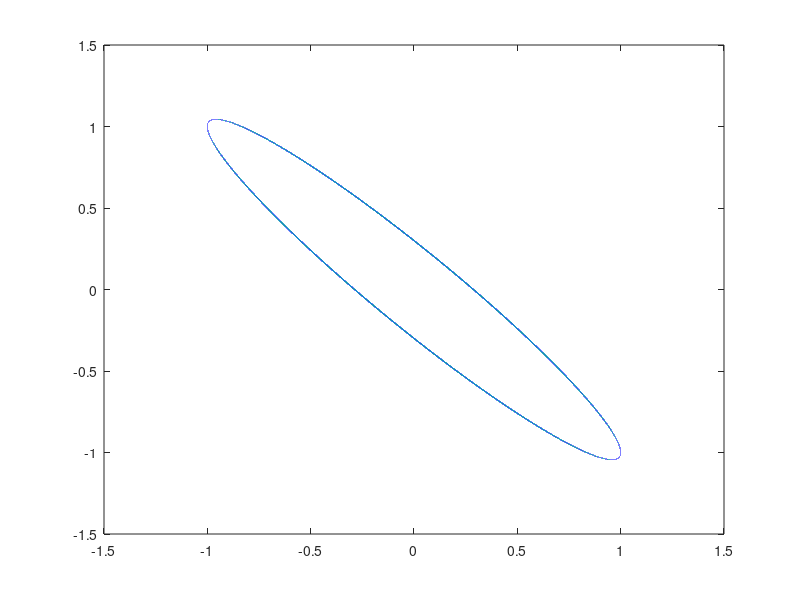

Reproduce this figure in MATLAB.
clear; clf; hold off; n=0; h=0.0001;
% Constantes del Sistema
 m1=1; l=1; k1=m1*l^2;
% Constantes para cambiar
 m2=1; n=1; k2=m2*n^2;
% Condiciones Iniciales
x = 1; vx = 0; y =-1; vy = 0.3;
ax = -k1*x/m1;  
ay = -k2*y/m2; 
tfin=100; n=0;
% Inicio de la Simulacion
px(1)=x; py(1)=y;
for t=0:h:tfin
    n  = n+1;
    ax =-k1*x/m1;
    vx = vx + ax*h;
    x  = x  + vx*h;
    ay =-k2*y/m2;
    vy = vy + ay*h;
    y  = y  + vy*h;
    px(n+1)=x;
    py(n+1)=y;
end
plot(px,py)